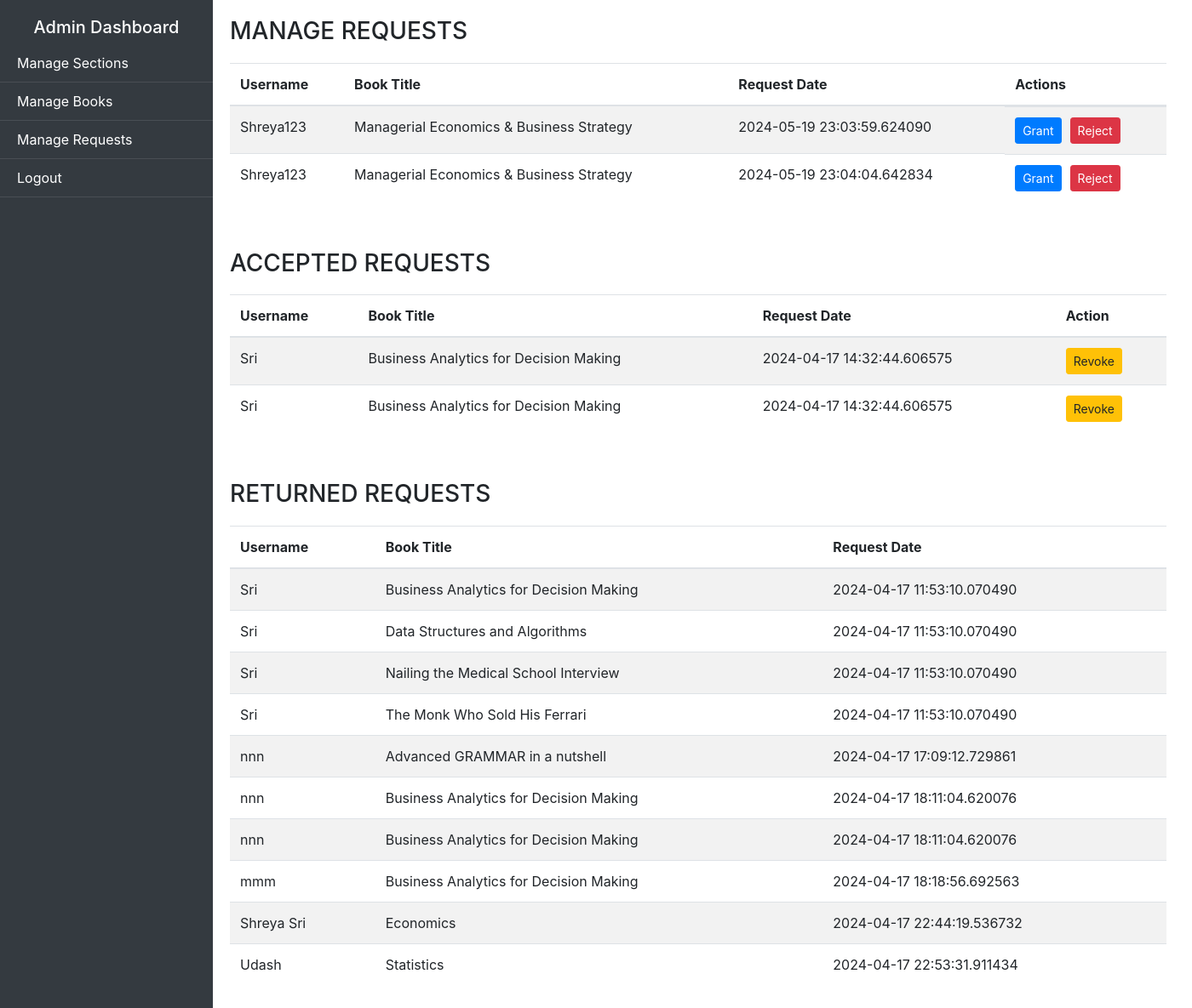
Screenshot of /admin/manage_requests with the database file from the repository.
### models.py (models this page shows)
class AccessRequests(db.Model):
    id = db.Column(db.Integer, primary_key=True)
    username = db.Column(db.String(64), nullable=False)
    ebook = db.Column(db.String(64), nullable=False)
    request_date = db.Column(db.DateTime, nullable=False, default=datetime.now)
    status = db.Column(db.String(20), nullable=False, default='Pending')
    mybooks_id = db.Column(db.Integer, db.ForeignKey('mybooks.id'), nullable=True)
    user_id = db.Column(db.Integer, db.ForeignKey('user.id'), nullable=True)
    book_id = db.Column(db.Integer, db.ForeignKey('book.id'), nullable=True)

### routes.py (the view)
@app.route('/admin/manage_requests',methods=['GET','POST'])
def manage_requests():
    pending_requests = AccessRequests.query.filter_by(status='Pending').all()
    accepted_requests = AccessRequests.query.filter_by(status='Accepted').all()
    returned_requests = AccessRequests.query.filter_by(status='Returned').all()
    return render_template('manage_requests.html', requests=pending_requests, accepted_requests=accepted_requests,returned_requests=returned_requests)

### templates/manage_requests.html (shortened to what this page needs)
<!DOCTYPE html>
<html lang="en">
<head>
    <link href="https://stackpath.bootstrapcdn.com/bootstrap/4.5.2/css/bootstrap.min.css" rel="stylesheet">
</head>
<body>
    <div class="sidebar">
        <h5 class="text-white text-center">Admin Dashboard</h5>
        <nav>
            <ul class="list-unstyled">
                <li class="sidebar-item"><a href="/admin/sections"style="color: #fff;">Manage Sections</a></li>
                <li class="sidebar-item"><a href="/admin/books"style="color: #fff;">Manage Books</a></li>
                <li class="sidebar-item"><a href="/admin/manage_requests"style="color: #fff;">Manage Requests</a></li>
                <li class="sidebar-item"><a href="/logout"style="color: #fff;">Logout</a></li>
            </ul>
        </nav>
    </div>
    <div class="container">
        <h3>MANAGE REQUESTS</h3>
        <div class="table-container">
            <table class="table table-striped">
                <thead>
                    <tr>
                        <th>Username</th>
                        <th>Book Title</th>
                        <th>Request Date</th>
                        <th>Actions</th>
                    </tr>
                </thead>
                <tbody>
                {% for request in requests %}
                    <tr>
                        <td>{{ request.username }}</td>
                        <td>{{ request.ebook }}</td>
                        <td>{{ request.request_date }}</td>
                            <td class="d-flex justify-content-between">
                            {% if request.status == 'Pending' %}
                            <div class="d-flex" style="gap: 10px;">
                            <form action="{{ url_for('routes.handle_request_action', request_id=request.id, action='grant') }}" method="GET">
                                <button type="submit" class="btn btn-sm btn-primary">Grant</button>
                            </form>
                            <form action="{{ url_for('routes.handle_request_action', request_id=request.id, action='reject') }}" method="GET">
                                <button type="submit" class="btn btn-sm btn-danger">Reject</button>
                            </form>
                            </div>
                        {% endif %}
                        </td>
                    </tr>
                {% endfor %}
                </tbody>
            </table>
        </div>
    </div>
            <div class="container">
            <h3>ACCEPTED REQUESTS</h3>
            <div class="table-container">
                <table class="table table-striped">
                    <thead>
                        <tr>
                            <th>Username</th>
                            <th>Book Title</th>
                            <th>Request Date</th>
                            <th>Action</th>
                        </tr>
                    </thead>
                    <tbody>
                        {% for request in accepted_requests %}
                        <tr>
                            <td>{{ request.username }}</td>
                            <td>{{ request.ebook }}</td>
                            <td>{{ request.request_date }}</td>
                            <td>
                                <form action="{{ url_for('routes.handle_request_action', request_id=request.id, action='revoke') }}" method="GET">
                                    <button type="submit" class="btn btn-sm btn-warning" >Revoke</button>
                                </form>
                            </td>
                        </tr>
                        {% endfor %}
                    </tbody>
                </table>
                </div>
            </div>
                <div class="container">
                    <h3>RETURNED REQUESTS</h3>
                    <div class="table-container">
                        <table class="table table-striped">
                            <thead>
                                <tr>
                                    <th>Username</th>
                                    <th>Book Title</th>
                                    <th>Request Date</th>
                                </tr>
                            </thead>
                            <tbody>
                            {% for request in returned_requests %}
                                <tr>
                                    <td>{{ request.username }}</td>
                                    <td>{{ request.ebook }}</td>
                                    <td>{{ request.request_date }}</td>
                                </tr>
                            {% endfor %}
                            </tbody>
                        </table>
                    </div>
                </div>
    </body>
</html>

### templates/manage_requests.html (style rules this page uses)
.sidebar { position: fixed; top: 0; left: 0; height: 100%; width: 250px; background-color: #343a40; padding-top: 20px; }
.sidebar-item { color: #fff; padding: 10px 20px; border-bottom: 1px solid rgba(255, 255, 255, 0.1); }
.container { padding: 20px; margin-left: 250px; }
.table-container { margin-top: 20px; }

### rows the page displays
AccessRequests: username "Shreya123", ebook "Managerial Economics & Business Strategy", request_date "2024-05-19 23:03:59.624090"
AccessRequests: username "Shreya123", ebook "Managerial Economics & Business Strategy", request_date "2024-05-19 23:04:04.642834"
AccessRequests: username "Sri", ebook "Business Analytics for Decision Making", request_date "2024-04-17 14:32:44.606575"
AccessRequests: username "Sri", ebook "Business Analytics for Decision Making", request_date "2024-04-17 14:32:44.606575"
AccessRequests: username "Sri", ebook "Business Analytics for Decision Making", request_date "2024-04-17 11:53:10.070490"
AccessRequests: username "Sri", ebook "Data Structures and Algorithms", request_date "2024-04-17 11:53:10.070490"
AccessRequests: username "Sri", ebook "Nailing the Medical School Interview", request_date "2024-04-17 11:53:10.070490"
AccessRequests: username "Sri", ebook "The Monk Who Sold His Ferrari", request_date "2024-04-17 11:53:10.070490"
AccessRequests: username "nnn", ebook "Advanced GRAMMAR in a nutshell", request_date "2024-04-17 17:09:12.729861"
AccessRequests: username "nnn", ebook "Business Analytics for Decision Making", request_date "2024-04-17 18:11:04.620076"
AccessRequests: username "nnn", ebook "Business Analytics for Decision Making", request_date "2024-04-17 18:11:04.620076"
AccessRequests: username "mmm", ebook "Business Analytics for Decision Making", request_date "2024-04-17 18:18:56.692563"
AccessRequests: username "Shreya Sri", ebook "Economics", request_date "2024-04-17 22:44:19.536732"
AccessRequests: username "Udash", ebook "Statistics", request_date "2024-04-17 22:53:31.911434"
